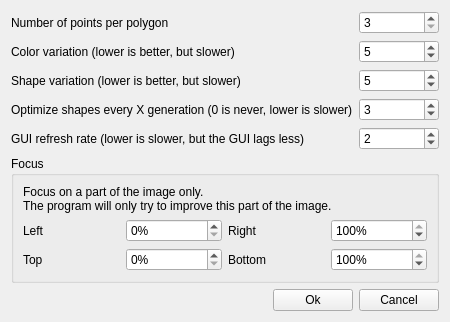
<?xml version="1.0" encoding="UTF-8"?>
<ui version="4.0">
 <class>SettingsWidget</class>
 <widget class="QWidget" name="SettingsWidget">
  <property name="geometry">
   <rect>
    <x>0</x>
    <y>0</y>
    <width>445</width>
    <height>300</height>
   </rect>
  </property>
  <property name="windowTitle">
   <string>Settings</string>
  </property>
  <layout class="QGridLayout" name="gridLayout">
   <item row="5" column="0" colspan="3">
    <widget class="QGroupBox" name="groupBox">
     <property name="title">
      <string>Focus</string>
     </property>
     <layout class="QGridLayout" name="gridLayout_2">
      <item row="1" column="3">
       <widget class="QSpinBox" name="focusRight">
        <property name="suffix">
         <string>%</string>
        </property>
        <property name="maximum">
         <number>100</number>
        </property>
        <property name="singleStep">
         <number>5</number>
        </property>
        <property name="value">
         <number>100</number>
        </property>
       </widget>
      </item>
      <item row="1" column="2">
       <widget class="QLabel" name="label_5">
        <property name="text">
         <string>Right</string>
        </property>
       </widget>
      </item>
      <item row="1" column="0">
       <widget class="QLabel" name="label_4">
        <property name="text">
         <string>Left</string>
        </property>
       </widget>
      </item>
      <item row="0" column="0" colspan="4">
       <widget class="QLabel" name="label_3">
        <property name="text">
         <string>Focus on a part of the image only.
The program will only try to improve this part of the image.</string>
        </property>
       </widget>
      </item>
      <item row="1" column="1">
       <widget class="QSpinBox" name="focusLeft">
        <property name="suffix">
         <string>%</string>
        </property>
        <property name="maximum">
         <number>100</number>
        </property>
        <property name="singleStep">
         <number>5</number>
        </property>
       </widget>
      </item>
      <item row="2" column="0">
       <widget class="QLabel" name="label_6">
        <property name="text">
         <string>Top</string>
        </property>
       </widget>
      </item>
      <item row="2" column="1">
       <widget class="QSpinBox" name="focusTop">
        <property name="suffix">
         <string>%</string>
        </property>
        <property name="maximum">
         <number>100</number>
        </property>
        <property name="singleStep">
         <number>5</number>
        </property>
       </widget>
      </item>
      <item row="2" column="2">
       <widget class="QLabel" name="label_7">
        <property name="text">
         <string>Bottom</string>
        </property>
       </widget>
      </item>
      <item row="2" column="3">
       <widget class="QSpinBox" name="focusBottom">
        <property name="suffix">
         <string>%</string>
        </property>
        <property name="maximum">
         <number>100</number>
        </property>
        <property name="singleStep">
         <number>5</number>
        </property>
        <property name="value">
         <number>100</number>
        </property>
       </widget>
      </item>
     </layout>
    </widget>
   </item>
   <item row="1" column="0" colspan="2">
    <widget class="QLabel" name="label_2">
     <property name="text">
      <string>Color variation (lower is better, but slower)</string>
     </property>
    </widget>
   </item>
   <item row="7" column="0">
    <spacer name="horizontalSpacer">
     <property name="orientation">
      <enum>Qt::Horizontal</enum>
     </property>
     <property name="sizeHint" stdset="0">
      <size>
       <width>40</width>
       <height>20</height>
      </size>
     </property>
    </spacer>
   </item>
   <item row="7" column="1">
    <widget class="QPushButton" name="okButton">
     <property name="text">
      <string>Ok</string>
     </property>
    </widget>
   </item>
   <item row="7" column="2">
    <widget class="QPushButton" name="closeButton">
     <property name="text">
      <string>Cancel</string>
     </property>
    </widget>
   </item>
   <item row="0" column="0" colspan="2">
    <widget class="QLabel" name="label">
     <property name="text">
      <string>Number of points per polygon</string>
     </property>
    </widget>
   </item>
   <item row="1" column="2">
    <widget class="QSpinBox" name="colorVarSpin">
     <property name="minimum">
      <number>1</number>
     </property>
     <property name="maximum">
      <number>255</number>
     </property>
     <property name="value">
      <number>5</number>
     </property>
    </widget>
   </item>
   <item row="0" column="2">
    <widget class="QSpinBox" name="nPointsSpin">
     <property name="minimum">
      <number>3</number>
     </property>
     <property name="maximum">
      <number>100</number>
     </property>
    </widget>
   </item>
   <item row="6" column="0" colspan="3">
    <spacer name="verticalSpacer">
     <property name="orientation">
      <enum>Qt::Vertical</enum>
     </property>
     <property name="sizeHint" stdset="0">
      <size>
       <width>20</width>
       <height>40</height>
      </size>
     </property>
    </spacer>
   </item>
   <item row="3" column="0" colspan="2">
    <widget class="QLabel" name="label_8">
     <property name="text">
      <string>Optimize shapes every X generation (0 is never, lower is slower)</string>
     </property>
    </widget>
   </item>
   <item row="3" column="2">
    <widget class="QSpinBox" name="shapeOptFreqSpin">
     <property name="maximum">
      <number>1000000</number>
     </property>
     <property name="value">
      <number>3</number>
     </property>
    </widget>
   </item>
   <item row="2" column="2">
    <widget class="QSpinBox" name="shapeVarSpin">
     <property name="minimum">
      <number>1</number>
     </property>
     <property name="maximum">
      <number>1000</number>
     </property>
     <property name="singleStep">
      <number>1</number>
     </property>
     <property name="value">
      <number>5</number>
     </property>
    </widget>
   </item>
   <item row="2" column="0" colspan="2">
    <widget class="QLabel" name="label_9">
     <property name="text">
      <string>Shape variation (lower is better, but slower)</string>
     </property>
    </widget>
   </item>
   <item row="4" column="0" colspan="2">
    <widget class="QLabel" name="label_10">
     <property name="text">
      <string>GUI refresh rate (lower is slower, but the GUI lags less)</string>
     </property>
    </widget>
   </item>
   <item row="4" column="2">
    <widget class="QSpinBox" name="guiRefreshSpin">
     <property name="minimum">
      <number>0</number>
     </property>
     <property name="maximum">
      <number>1000</number>
     </property>
     <property name="singleStep">
      <number>1</number>
     </property>
     <property name="value">
      <number>2</number>
     </property>
    </widget>
   </item>
  </layout>
 </widget>
 <resources/>
 <connections/>
</ui>
